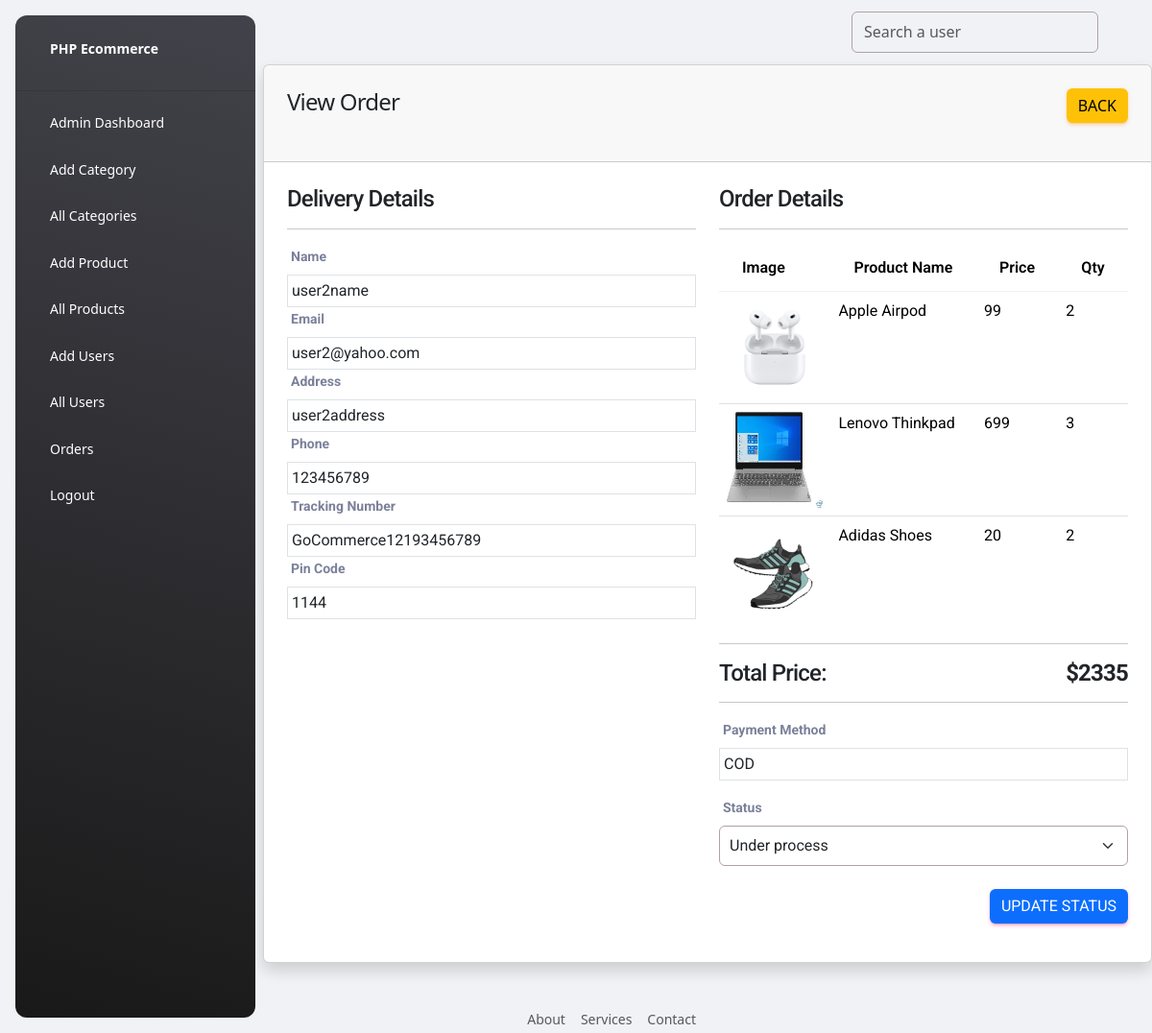
Screenshot of /admin/order-details.php?tracking=GoCommerce12193456789 (signed in) with the database file from the repository.
### tables this page shows
CREATE TABLE `orders` (
  `id` int(11) NOT NULL,
  `tracking_no` varchar(191) NOT NULL,
  `user_id` int(191) NOT NULL,
  `name` varchar(191) NOT NULL,
  `email` varchar(191) NOT NULL,
  `phone` varchar(191) NOT NULL,
  `address` varchar(191) NOT NULL,
  `pincode` int(191) NOT NULL,
  `total_price` int(191) NOT NULL,
  `payment_mode` varchar(191) NOT NULL,
  `payment_id` varchar(191) DEFAULT NULL,
  `status` tinyint(4) NOT NULL DEFAULT 0,
  `comments` varchar(255) DEFAULT NULL,
  `created_at` timestamp NOT NULL DEFAULT current_timestamp()
);

CREATE TABLE `products` (
  `id` int(11) NOT NULL,
  `category_id` int(11) NOT NULL,
  `name` varchar(191) NOT NULL,
  `slug` varchar(191) NOT NULL,
  `small_description` mediumtext NOT NULL,
  `description` mediumtext NOT NULL,
  `original_price` int(11) NOT NULL,
  `selling_price` int(11) NOT NULL,
  `image` varchar(191) NOT NULL,
  `qty` int(11) NOT NULL,
  `hits` int(11) NOT NULL,
  `status` tinyint(4) NOT NULL,
  `trending` tinyint(4) NOT NULL,
  `meta_title` varchar(191) NOT NULL,
  `meta_keywords` mediumtext NOT NULL,
  `meta_description` mediumtext NOT NULL,
  `created_at` timestamp NOT NULL DEFAULT current_timestamp()
);

CREATE TABLE `order_items` (
  `id` int(11) NOT NULL,
  `order_id` int(191) NOT NULL,
  `prod_id` int(191) NOT NULL,
  `qty` int(191) NOT NULL,
  `price` int(191) NOT NULL,
  `created_at` timestamp NOT NULL DEFAULT current_timestamp()
);

### functions/myfunctions.php (called while the page is built, shortened)
<?php
include("../config/dbcon.php");
function checkTrackingValid($trackingNo)
{
    global $con;
    $query = "SELECT * FROM `orders` WHERE tracking_no = '$trackingNo'";
    return mysqli_query($con, $query);
}

### admin/order-details.php (the view, shortened to what this page needs)
<?php
include("includes/header.php");
if(isset($_GET['tracking'])) {
    $tracking_no = $_GET['tracking'];
    $result = checkTrackingValid($tracking_no);
    if(mysqli_num_rows($result) > 0) {
        $data = mysqli_fetch_array($result);
    }
}
?>
<div class="card shadow">
                <div class="card-header fw-bold flex">
                    <h4 class=" fs-4">View Order  <a href="./orders-view.php" class='btn btn-warning float-end'>Back</a></h4>
                </div>
                <div class="card-body">
                    <div class="row">
                        <div class="col-md-6">
                            <h4>Delivery Details</h4>
                            <hr>
                            <div class="row">
                                <div class="col-md-12">
                                    <label for="" class='fw-bold'>Name</label>
                                    <div class="border p-1"><?= $data['name'];?></div>
                                </div>
                                <div class="col-md-12">
                                    <label for="" class='fw-bold'>Email</label>
                                    <div class="border p-1"><?= $data['email'];?></div>
                                </div>
                                <div class="col-md-12">
                                    <label for="" class='fw-bold'>Address</label>
                                    <div class="border p-1"><?= $data['address'];?></div>
                                </div>
                                <div class="col-md-12">
                                    <label for="" class='fw-bold'>Phone</label>
                                    <div class="border p-1"><?= $data['phone'];?></div>
                                </div>
                                <div class="col-md-12">
                                    <label for="" class='fw-bold'>Tracking Number</label>
                                    <div class="border p-1"><?= $data['tracking_no'];?></div>
                                </div>
                                <div class="col-md-12">
                                    <label for="" class='fw-bold'>Pin Code</label>
                                    <div class="border p-1"><?= $data['pincode'];?></div>
                                </div>
                            </div>
                        </div>
                        <div class="col-md-6">
                            <h4>Order Details</h4>
                            <hr>
                            <table class="table">
                                <thead>
                                    <tr>
                                        <th>Image</th>
                                        <th>Product Name</th>
                                        <th>Price</th>
                                        <th>Qty</th>
                                    </tr>
                                </thead>
                                <tbody>
                                        <?php
                                            $order_query="SELECT o.id, o.tracking_no, o.user_id, o_i.*,o_i.qty AS orderQty, p.*
                                                        FROM orders o, order_items o_i, products p
                                                        WHERE o.tracking_no = '$tracking_no' AND p.id= o_i.prod_id  AND o_i.order_id= o.id";
                                            $order_query_run= mysqli_query($con, $order_query);
                                            if(mysqli_num_rows($order_query_run) > 0){
                                                foreach ($order_query_run as $item){ ?>
                                                    <tr>
                                                        <td><img width= '100px' height= '100px' src="../uploads/<?= $item['image'] ?>" alt="product image"></td>
                                                        <td><?= $item['name'] ?></td>
                                                        <td><?= $item['selling_price'] ?></td>
                                                        <td><?= $item['orderQty'] ?></td>
                                                    </tr>
                                            <?php }
                                            }
                                        ?>
                                </tbody>
                            </table>
                            <hr>
                            <h4>Total Price:<span class='float-end fw-bold'>$<?= $data['total_price'] ?></span></h4>
                            <hr>
                            <label class='fw-bold'for="">Payment Method</label>
                             <div class="border p-1 mb-3">
                               <?= $data['payment_mode'] ?>
                            </div>
                            <label class='fw-bold'for="">Status</label>
                             <div class="mb-3">
                                <form action="./code.php" method= "POST">
                                    <select name="order_status" class='form-select' id="">
                                        <option value="0" <?=$data['status']== 0?'selected' :'' ?>>Under process</option>
                                    </select> <br>
                                    <button type='submit' name="update_order_status_btn" class='btn btn-primary float-end'>Update Status</button>
                                </form>
                            </div>
                        </div>
                    </div>
                </div>
        </div>
<?php include("includes/footer.php");?>

### admin/includes/header.php (shortened to what this page needs)
<!DOCTYPE html>
<html lang="en">
<head>
  <link id="pagestyle" href="./assets/css/material-dashboard.min.css" rel="stylesheet" />
  <link rel="stylesheet" href="//cdn.jsdelivr.net/npm/alertifyjs@1.13.1/build/css/alertify.min.css"/>
  <link rel="stylesheet" href="//cdn.jsdelivr.net/npm/alertifyjs@1.13.1/build/css/themes/bootstrap.min.css"/>
</head>
<body class="g-sidenav-show  bg-gray-200">
    <?php include("sidebar.php");?>
    <main class="main-content position-relative max-height-vh-100 h-100 border-radius-lg ">
    <?php include("navbar.php");?>

### admin/includes/sidebar.php (shortened to what this page needs)
<aside
    class="sidenav navbar navbar-vertical navbar-expand-xs border-0 border-radius-xl my-3 fixed-start ms-3   bg-gradient-dark"
    id="sidenav-main">
    <div class="sidenav-header">
        <a class="navbar-brand m-0" href="./index.php">
            <span class="ms-1 font-weight-bold text-white">PHP Ecommerce</span>
        </a>
    </div>
    <hr class="horizontal light mt-0 mb-2">
    <div class="collapse navbar-collapse  w-auto  max-height-vh-100" id="sidenav-collapse-main">
        <ul class="navbar-nav">
            <li class="nav-item">
                <a class="nav-link text-white" href="./index.php">
                    <span class="nav-link-text ms-1">Admin Dashboard</span>
                </a>
            </li>
            <li class="nav-item">
                <a class="nav-link text-white " href="./add-category-form.php">
                    <span class="nav-link-text ms-1">Add Category</span>
                </a>
            </li>
            <li class="nav-item">
                <a class="nav-link text-white " href="./category-view.php">
                    <span class="nav-link-text ms-1">All Categories</span>
                </a>
            </li>
            <li class="nav-item">
                <a class="nav-link text-white " href="./add-product-form.php">
                    <span class="nav-link-text ms-1">Add Product</span>
                </a>
            </li>
            <li class="nav-item">
                <a class="nav-link text-white " href="./product-view.php">
                    <span class="nav-link-text ms-1">All Products</span>
                </a>
            </li>
            <li class="nav-item">
                <a class="nav-link text-white " href="./add-user-form.php">
                    <span class="nav-link-text ms-1">Add Users</span>
                </a>
            </li>
            <li class="nav-item">
                <a class="nav-link text-white " href="./users-view.php">
                    <span class="nav-link-text ms-1">All Users</span>
                </a>
            </li>
            <li class="nav-item">
                <a class="nav-link text-white " href="./orders-view.php">
                    <span class="nav-link-text ms-1">Orders</span>
                </a>
            </li>
            <li class="nav-item">
                <a class="nav-link text-white " href="../logout.php">
                    <span class="nav-link-text ms-1">Logout</span>
                </a>
            </li>
        </ul>
    </div>
</aside>

### admin/includes/navbar.php
<nav class="navbar navbar-main navbar-expand-lg px-0 mx-4 shadow-none border-radius-xl" id="navbarBlur"
  navbar-scroll="true">
  <div class="container-fluid py-1 px-3">
    <div class="collapse navbar-collapse mt-sm-0 mt-2 me-md-0 me-sm-4" id="navbar">
      <div class="ms-md-auto pe-md-3 d-flex align-items-center">
        <form action="./search-user.php" method="POST">
          <div class="input-group input-group-outline">
            <input type="text" class="form-control" name='search' placeholder="Search a user">
           </div>
        </form>
      </div>
    </div>
  </div>
</nav>

### admin/includes/footer.php (shortened to what this page needs)
<footer class="footer pt-5">
      <div class="container-fluid">
        <div class="row align-items-center justify-content-lg-between">
          <div class="col-lg-6">
            <ul class="nav nav-footer justify-content-center justify-content-lg-end">
              <li class="nav-item">
                <a href="#" class="nav-link pe-0 text-muted" target="_blank">About</a>
              </li>
              <li class="nav-item">
                <a href="#" class="nav-link pe-0 text-muted" target="_blank">Services</a>
              </li>
              <li class="nav-item">
                <a href="#" class="nav-link pe-0 text-muted" target="_blank">Contact</a>
              </li>
            </ul>
          </div>
        </div>
      </div>
</footer>
    </main>
</body>
</html>

### admin/includes/header.php (style rules this page uses)
.form-control { border: 1px solid #b3a1a1 !important; padding: 8px 10px; }
.form-select { border: 1px solid #b3a1a1 !important; padding: 8px 10px; }

### rows the page displays
orders: name "user2name", email "user2@yahoo.com", address "user2address", phone "123456789", tracking_no "GoCommerce12193456789", pincode "1144", products.image (picture), products.name "Apple Airpod", products.selling_price "99", order_items.qty "2", products.name "Lenovo Thinkpad", products.selling_price "699", order_items.qty "3", products.name "Adidas Shoes", products.selling_price "20", total_price "2335", payment_mode "COD", order_status "Under process"
